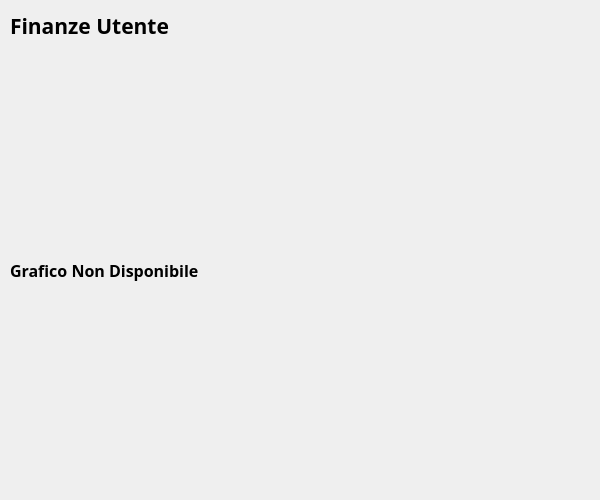
<?xml version="1.0" encoding="UTF-8"?>
<ui version="4.0">
 <class>UserInfoDialog</class>
 <widget class="QDialog" name="UserInfoDialog">
  <property name="geometry">
   <rect>
    <x>0</x>
    <y>0</y>
    <width>600</width>
    <height>500</height>
   </rect>
  </property>
  <property name="windowTitle">
   <string>Informazioni Utente</string>
  </property>
  <property name="windowIcon">
   <iconset>
    <normaloff>../media/IconaFrontEnd.png</normaloff>../media/IconaFrontEnd.png</iconset>
  </property>
  <widget class="QLabel" name="UserInfoDIalog">
   <property name="geometry">
    <rect>
     <x>10</x>
     <y>0</y>
     <width>571</width>
     <height>51</height>
    </rect>
   </property>
   <property name="font">
    <font>
     <family>Bahnschrift SemiBold</family>
     <pointsize>16</pointsize>
     <weight>75</weight>
     <bold>true</bold>
    </font>
   </property>
   <property name="text">
    <string>Finanze Utente</string>
   </property>
  </widget>
  <widget class="QWidget" name="horizontalLayoutWidget">
   <property name="geometry">
    <rect>
     <x>10</x>
     <y>50</y>
     <width>581</width>
     <height>441</height>
    </rect>
   </property>
   <layout class="QHBoxLayout" name="horizontalLayout">
    <item>
     <widget class="QLabel" name="DialogInfoUser_lbl">
      <property name="font">
       <font>
        <family>Bahnschrift SemiBold</family>
        <pointsize>12</pointsize>
        <weight>75</weight>
        <bold>true</bold>
       </font>
      </property>
      <property name="text">
       <string>Grafico Non Disponibile</string>
      </property>
      <property name="scaledContents">
       <bool>true</bool>
      </property>
     </widget>
    </item>
   </layout>
  </widget>
 </widget>
 <resources/>
 <connections/>
</ui>
